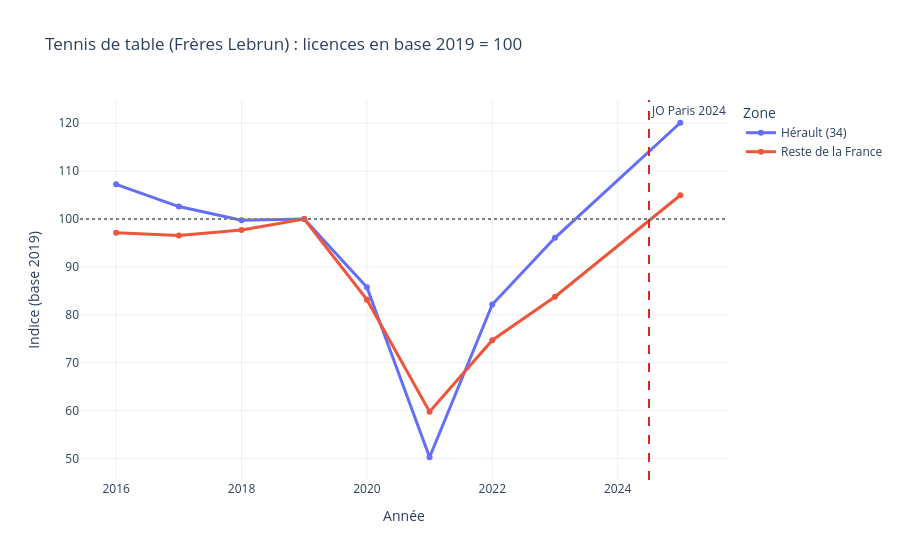
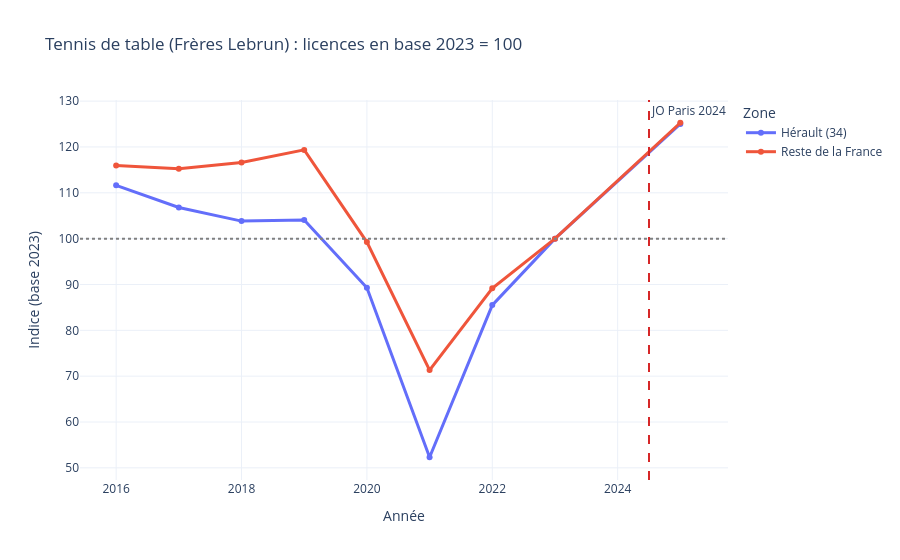

The notebook cell saved with these charts, in order:
### Markdown cell above
## 2. Zoom sur le cas des frères Lebrun (FFTT)

### 2.1. Effet local : l'Hérault (34) face au reste de la France

Pour tester s'il existe un effet "héros local" dans le département d'origine d'Alexis et Félix Lebrun, on fait une double différence entre l'Hérault et le reste de la France avec deux années de référence :
- base 100 en 2019 pour capter tout l'effet depuis avant le Covid, quand ils commencent à se faire connaître
- base 100 en 2023 pour isoler uniquement le choc des JO de Paris 2024

### Code cell
# base 2019 : effet global depuis l'avant-covid
df_ping_2019 = pr.preparer_serie_base_100(
    df_licences, CODES_CLES["FFTT"], "34", annee_ref=2019, label_cible="Hérault (34)", col_fed="code_fed"
)
print(f"ecart Herault 2019-2025 : {pr.calculer_ecart_double_difference(df_ping_2019, 'Hérault (34)', 2019, 2025):+.1f} pts")
vz.plot_effet_local_base100(df_ping_2019, "Tennis de table", "Frères Lebrun", annee_ref=2019).show()

# base 2023 : juste le choc post-JO
df_ping_2023 = pr.preparer_serie_base_100(
    df_licences, CODES_CLES["FFTT"], "34", annee_ref=2023, label_cible="Hérault (34)", col_fed="code_fed"
)
print(f"ecart Herault 2023-2025 : {pr.calculer_ecart_double_difference(df_ping_2023, 'Hérault (34)', 2023, 2025):+.1f} pts")
vz.plot_effet_local_base100(df_ping_2023, "Tennis de table", "Frères Lebrun", annee_ref=2023).show()

df_ping_carte = pr.calculer_croissance_departementale(df_licences, CODES_CLES["FFTT"], 2023, 2025, col_fed="code_fed")
vz.plot_carte_croissance_dep(df_ping_carte, "Tennis de table", 2023, 2025).show()

### Figure 1 — Plotly figure (JSON) as saved in the notebook; plotly's stock layout.template omitted (floating-point values rounded to 4 significant figures)
{"data": [{"hovertemplate": "Zone=Hérault (34)<br>Année=%{x}<br>Indice (base 2019)=%{y}<extra></extra>", "legendgroup": "Hérault (34)", "line": {"color": "#636efa", "dash": "solid", "width": 3}, "marker": {"symbol": "circle"}, "mode": "lines+markers", "name": "Hérault (34)", "orientation": "v", "showlegend": true, "type": "scatter", "x": [2016, 2017, 2018, 2019, 2020, 2021, 2022, 2023, 2025], "xaxis": "x", "y": [107.2, 102.6, 99.74, 100.0, 85.77, 50.26, 82.14, 96.07, 120.1], "yaxis": "y"}, {"hovertemplate": "Zone=Reste de la France<br>Année=%{x}<br>Indice (base 2019)=%{y}<extra></extra>", "legendgroup": "Reste de la France", "line": {"color": "#EF553B", "dash": "solid", "width": 3}, "marker": {"symbol": "circle"}, "mode": "lines+markers", "name": "Reste de la France", "orientation": "v", "showlegend": true, "type": "scatter", "x": [2016, 2017, 2018, 2019, 2020, 2021, 2022, 2023, 2025], "xaxis": "x", "y": [97.16, 96.57, 97.7, 100.0, 83.16, 59.75, 74.7, 83.78, 105.0], "yaxis": "y"}], "layout": {"annotations": [{"showarrow": false, "text": "JO Paris 2024", "x": 2024.0, "xanchor": "left", "xref": "x", "y": 1, "yanchor": "top", "yref": "y domain"}], "legend": {"title": {"text": "Zone"}, "tracegroupgap": 0}, "shapes": [{"line": {"color": "gray", "dash": "dot"}, "type": "line", "x0": 0, "x1": 1, "xref": "x domain", "y0": 100, "y1": 100, "yref": "y"}, {"line": {"color": "#d62728", "dash": "dash"}, "type": "line", "x0": 2024.0, "x1": 2024.0, "xref": "x", "y0": 0, "y1": 1, "yref": "y domain"}], "title": {"text": "Tennis de table (Frères Lebrun) : licences en base 2019 = 100"}, "xaxis": {"anchor": "y", "domain": [0, 1], "title": {"text": "Année"}}, "yaxis": {"anchor": "x", "domain": [0, 1], "title": {"text": "Indice (base 2019)"}}}}

### Figure 2 — Plotly figure (JSON) as saved in the notebook; plotly's stock layout.template omitted (floating-point values rounded to 4 significant figures)
{"data": [{"hovertemplate": "Zone=Hérault (34)<br>Année=%{x}<br>Indice (base 2023)=%{y}<extra></extra>", "legendgroup": "Hérault (34)", "line": {"color": "#636efa", "dash": "solid", "width": 3}, "marker": {"symbol": "circle"}, "mode": "lines+markers", "name": "Hérault (34)", "orientation": "v", "showlegend": true, "type": "scatter", "x": [2016, 2017, 2018, 2019, 2020, 2021, 2022, 2023, 2025], "xaxis": "x", "y": [111.6, 106.8, 103.8, 104.1, 89.27, 52.31, 85.5, 100.0, 125.0], "yaxis": "y"}, {"hovertemplate": "Zone=Reste de la France<br>Année=%{x}<br>Indice (base 2023)=%{y}<extra></extra>", "legendgroup": "Reste de la France", "line": {"color": "#EF553B", "dash": "solid", "width": 3}, "marker": {"symbol": "circle"}, "mode": "lines+markers", "name": "Reste de la France", "orientation": "v", "showlegend": true, "type": "scatter", "x": [2016, 2017, 2018, 2019, 2020, 2021, 2022, 2023, 2025], "xaxis": "x", "y": [116.0, 115.3, 116.6, 119.4, 99.26, 71.32, 89.16, 100.0, 125.3], "yaxis": "y"}], "layout": {"annotations": [{"showarrow": false, "text": "JO Paris 2024", "x": 2024.0, "xanchor": "left", "xref": "x", "y": 1, "yanchor": "top", "yref": "y domain"}], "legend": {"title": {"text": "Zone"}, "tracegroupgap": 0}, "shapes": [{"line": {"color": "gray", "dash": "dot"}, "type": "line", "x0": 0, "x1": 1, "xref": "x domain", "y0": 100, "y1": 100, "yref": "y"}, {"line": {"color": "#d62728", "dash": "dash"}, "type": "line", "x0": 2024.0, "x1": 2024.0, "xref": "x", "y0": 0, "y1": 1, "yref": "y domain"}], "title": {"text": "Tennis de table (Frères Lebrun) : licences en base 2023 = 100"}, "xaxis": {"anchor": "y", "domain": [0, 1], "title": {"text": "Année"}}, "yaxis": {"anchor": "x", "domain": [0, 1], "title": {"text": "Indice (base 2023)"}}}}
